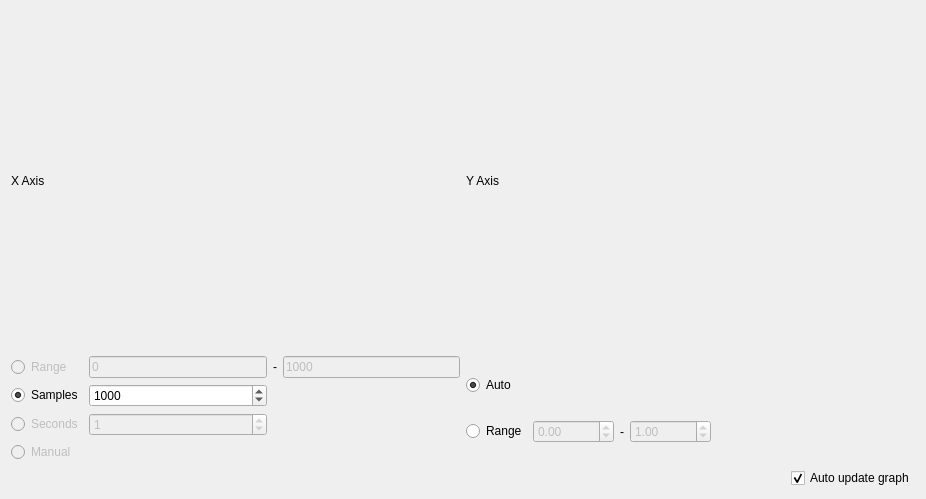
<?xml version="1.0" encoding="UTF-8"?>
<ui version="4.0">
 <class>Form</class>
 <widget class="QWidget" name="Form">
  <property name="geometry">
   <rect>
    <x>0</x>
    <y>0</y>
    <width>926</width>
    <height>499</height>
   </rect>
  </property>
  <property name="windowTitle">
   <string>Plot</string>
  </property>
  <layout class="QHBoxLayout" name="horizontalLayout">
   <item>
    <layout class="QVBoxLayout" name="mainLayout">
     <item>
      <layout class="QHBoxLayout" name="horizontalLayout_2">
       <item>
        <layout class="QVBoxLayout" name="plotLayout"/>
       </item>
      </layout>
     </item>
     <item>
      <layout class="QHBoxLayout" name="lowerLayout">
       <item>
        <layout class="QGridLayout" name="options">
         <item row="3" column="0">
          <layout class="QGridLayout" name="gridLayout">
           <item row="1" column="0">
            <layout class="QGridLayout" name="gridLayout_5">
             <item row="0" column="1">
              <widget class="QLineEdit" name="_range_x_min">
               <property name="enabled">
                <bool>false</bool>
               </property>
               <property name="text">
                <string>0</string>
               </property>
              </widget>
             </item>
             <item row="0" column="2">
              <widget class="QLabel" name="label_2">
               <property name="text">
                <string>-</string>
               </property>
              </widget>
             </item>
             <item row="1" column="0">
              <widget class="QRadioButton" name="_enable_samples_x">
               <property name="enabled">
                <bool>true</bool>
               </property>
               <property name="text">
                <string>Samples</string>
               </property>
               <property name="checked">
                <bool>true</bool>
               </property>
               <property name="autoExclusive">
                <bool>false</bool>
               </property>
              </widget>
             </item>
             <item row="1" column="1">
              <widget class="QSpinBox" name="_nbr_of_samples_x">
               <property name="suffix">
                <string/>
               </property>
               <property name="maximum">
                <number>2000</number>
               </property>
               <property name="singleStep">
                <number>100</number>
               </property>
               <property name="value">
                <number>1000</number>
               </property>
              </widget>
             </item>
             <item row="0" column="3">
              <widget class="QLineEdit" name="_range_x_max">
               <property name="enabled">
                <bool>false</bool>
               </property>
               <property name="text">
                <string>1000</string>
               </property>
              </widget>
             </item>
             <item row="0" column="0">
              <widget class="QRadioButton" name="_enable_range_x">
               <property name="enabled">
                <bool>false</bool>
               </property>
               <property name="text">
                <string>Range</string>
               </property>
               <property name="autoExclusive">
                <bool>false</bool>
               </property>
              </widget>
             </item>
             <item row="3" column="0">
              <widget class="QRadioButton" name="_enable_manual_x">
               <property name="enabled">
                <bool>false</bool>
               </property>
               <property name="text">
                <string>Manual</string>
               </property>
               <property name="autoExclusive">
                <bool>false</bool>
               </property>
              </widget>
             </item>
             <item row="2" column="0">
              <widget class="QRadioButton" name="_enable_seconds_x">
               <property name="enabled">
                <bool>false</bool>
               </property>
               <property name="text">
                <string>Seconds</string>
               </property>
              </widget>
             </item>
             <item row="2" column="1">
              <widget class="QSpinBox" name="_nbr_of_seconds_x">
               <property name="enabled">
                <bool>false</bool>
               </property>
               <property name="suffix">
                <string/>
               </property>
               <property name="maximum">
                <number>59</number>
               </property>
               <property name="value">
                <number>1</number>
               </property>
              </widget>
             </item>
            </layout>
           </item>
           <item row="1" column="1">
            <layout class="QGridLayout" name="gridLayout_6">
             <item row="2" column="2">
              <widget class="QLabel" name="label_3">
               <property name="text">
                <string>-</string>
               </property>
              </widget>
             </item>
             <item row="2" column="0">
              <widget class="QRadioButton" name="_enable_range_y">
               <property name="enabled">
                <bool>true</bool>
               </property>
               <property name="text">
                <string>Range</string>
               </property>
               <property name="checked">
                 <bool>false</bool>
               </property>
               <property name="autoExclusive">
                <bool>false</bool>
               </property>
              </widget>
             </item>
             <item row="1" column="0">
              <widget class="QRadioButton" name="_enable_auto_y">
               <property name="text">
                <string>Auto</string>
               </property>
               <property name="checked">
                <bool>true</bool>
               </property>
               <property name="autoExclusive">
                <bool>false</bool>
               </property>
              </widget>
             </item>
             <item row="2" column="5">
              <spacer name="horizontalSpacer_2">
               <property name="orientation">
                <enum>Qt::Horizontal</enum>
               </property>
               <property name="sizeHint" stdset="0">
                <size>
                 <width>40</width>
                 <height>20</height>
                </size>
               </property>
              </spacer>
             </item>
             <item row="2" column="1">
              <widget class="QDoubleSpinBox" name="_range_y_min">
               <property name="enabled">
                <bool>false</bool>
               </property>
               <property name="minimum">
                <double>-65000.000000000000000</double>
               </property>
               <property name="maximum">
                <double>65000.000000000000000</double>
               </property>
               <property name="singleStep">
                <double>1.000000000000000</double>
               </property>
               <property name="value">
                <double>0.000000000000000</double>
               </property>
              </widget>
             </item>
             <item row="2" column="4">
              <widget class="QDoubleSpinBox" name="_range_y_max">
               <property name="enabled">
                <bool>false</bool>
               </property>
               <property name="minimum">
                <double>-65000.000000000000000</double>
               </property>
               <property name="maximum">
                <double>65000.000000000000000</double>
               </property>
               <property name="singleStep">
                <double>1.000000000000000</double>
               </property>
               <property name="value">
                <double>1.000000000000000</double>
               </property>
              </widget>
             </item>
            </layout>
           </item>
           <item row="2" column="1">
            <layout class="QGridLayout" name="gridLayout_2">
             <item row="0" column="0">
              <spacer name="horizontalSpacer">
               <property name="orientation">
                <enum>Qt::Horizontal</enum>
               </property>
               <property name="sizeHint" stdset="0">
                <size>
                 <width>40</width>
                 <height>20</height>
                </size>
               </property>
              </spacer>
             </item>
             <item row="0" column="1">
              <widget class="QCheckBox" name="_auto_redraw">
               <property name="text">
                <string>Auto update graph</string>
               </property>
               <property name="checked">
                <bool>true</bool>
               </property>
              </widget>
             </item>
            </layout>
           </item>
           <item row="0" column="0">
            <widget class="QLabel" name="label">
             <property name="text">
              <string>X Axis</string>
             </property>
            </widget>
           </item>
           <item row="0" column="1">
            <widget class="QLabel" name="label_4">
             <property name="text">
              <string>Y Axis</string>
             </property>
            </widget>
           </item>
          </layout>
         </item>
        </layout>
       </item>
      </layout>
     </item>
    </layout>
   </item>
  </layout>
 </widget>
 <resources/>
 <connections/>
</ui>
